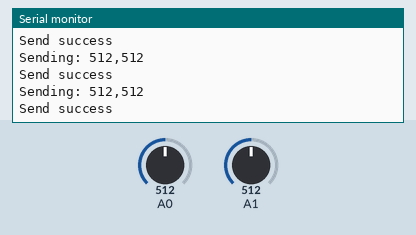
Simulated run of this sketch. Board: Arduino Uno, built with avr-gcc and run on an emulated ATmega328P. Parts: the last lines printed to the serial monitor. The inputs (shaded band) are chosen by the test bench; at power-on: A0 = 512, A1 = 512. No radio packets arrive unless stated.

Above: at 1.2 s.
1.3 s: A0 set to 106
At 1.61 s:
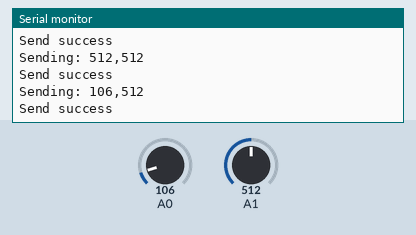
4.3 s: A0 set to 92
At 4.65 s:
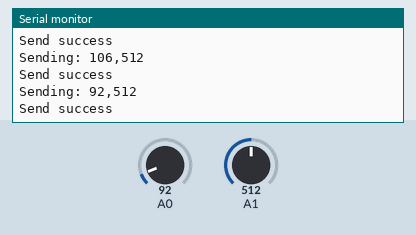
Timing chart, 0 to 7.3 s (numbered marks = the images above; inputs shaded):
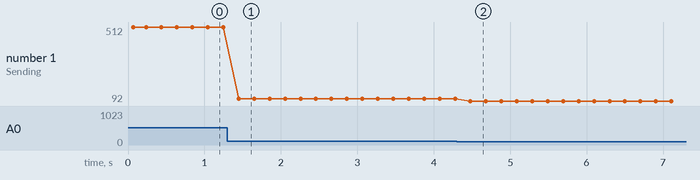

The sketch:

JOYSTICK_new.ino
```cpp
#include <SPI.h>
#include <nRF24L01.h>
#include <RF24.h>

RF24 radio(8, 9); // CE, CSN
const byte address[6] = "00001";
char dataBuffer[32];

void setup() {
  Serial.begin(9600);
  Serial.println(F("Starting NRF24 Transmitter..."));

  if (!radio.begin()) {
    Serial.println(F("ERROR: nRF24L01 not responding! Check wiring & power."));
    while (1);
  }

  radio.setPALevel(RF24_PA_LOW);
  radio.setDataRate(RF24_250KBPS);
  radio.setRetries(3, 15);  // 3 retries, 15x250us delay
  radio.openWritingPipe(address);
  radio.stopListening();

  Serial.println(F("nRF24L01 initialized successfully."));
}

void loop() {
  //  แกน A1 = Y, A0 = X
  int y = analogRead(A1);  // หน้า–หลัง
  int x = analogRead(A0);  // ซ้าย–ขวา

  sprintf(dataBuffer, "%d,%d", x, y);  // Format: "X,Y"

  Serial.print(F("Sending: "));
  Serial.println(dataBuffer);

  bool success = radio.write(&dataBuffer, sizeof(dataBuffer));

  if (success) {
    Serial.println(F("Send success"));
  } else {
    Serial.println(F("Send failed!"));
    debugRadioStatus();
  }

  delay(200);  // ปรับให้เหมาะกับความถี่ที่ต้องการส่ง
}

void debugRadioStatus() {
  Serial.println(F("=== RF24 Debug Info ==="));
  Serial.print(F("  TX FULL: "));
  Serial.println(radio.testCarrier() ? "YES (Busy)" : "NO (Free)");
  Serial.print(F("  ACK: "));
  Serial.println(radio.isAckPayloadAvailable() ? "Available" : "Not received");
  Serial.println(F("========================"));
}
```

Measured:
- after the input at 1.3 s, the serial monitor: prints a new line after 0.15 s (image 1)
- after the input at 4.3 s, the serial monitor: prints a new line after 0.18 s (image 2)
- plotted number 1: 512 → 106 after the input at 1.3 s, 106 → 92 after the input at 4.3 s
